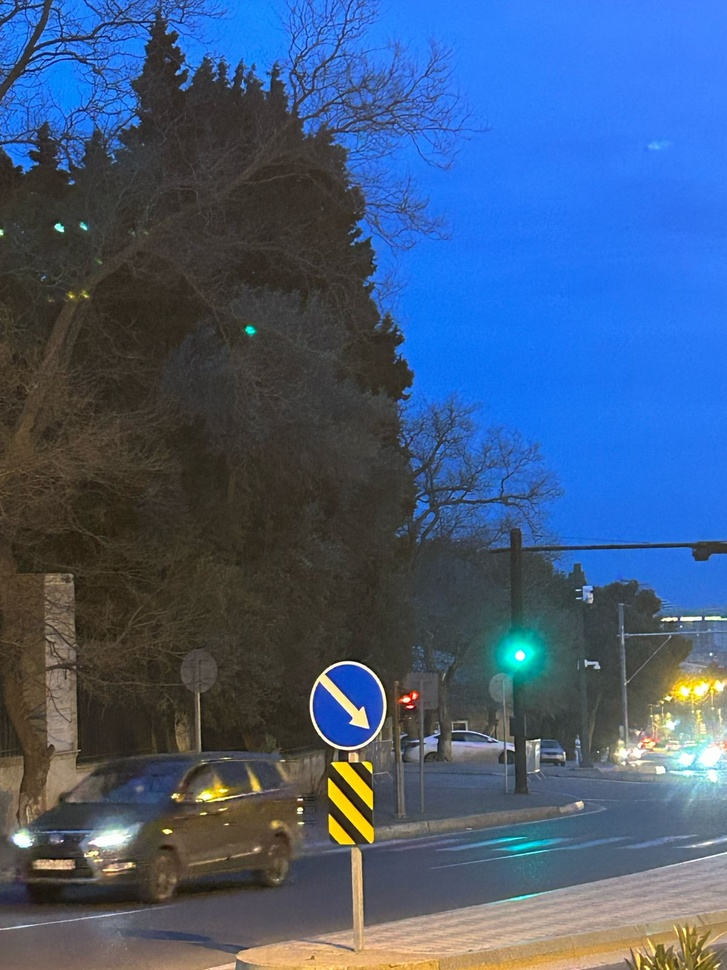
#> input picture images/image_3.jpeg, 727 x 970 px, shrunk from 1200 x 1600 before the run
$ python active_contour.py
#> lines starting #> are read from the running program, lines starting #| are printed output that depends on the picture
import numpy as np
import matplotlib.pyplot as plt
import matplotlib.image as mpimg
from skimage.color import rgb2gray
from skimage.filters import gaussian
from skimage.segmentation import active_contour
from matplotlib.widgets import LassoSelector
from matplotlib.path import Path


img = mpimg.imread('images/image_3.jpeg')
#> img is the input picture: shape (970, 727, 3); mean R, G, B 67.6, 91.1, 124.5
if img.ndim == 3:
    img = rgb2gray(img)
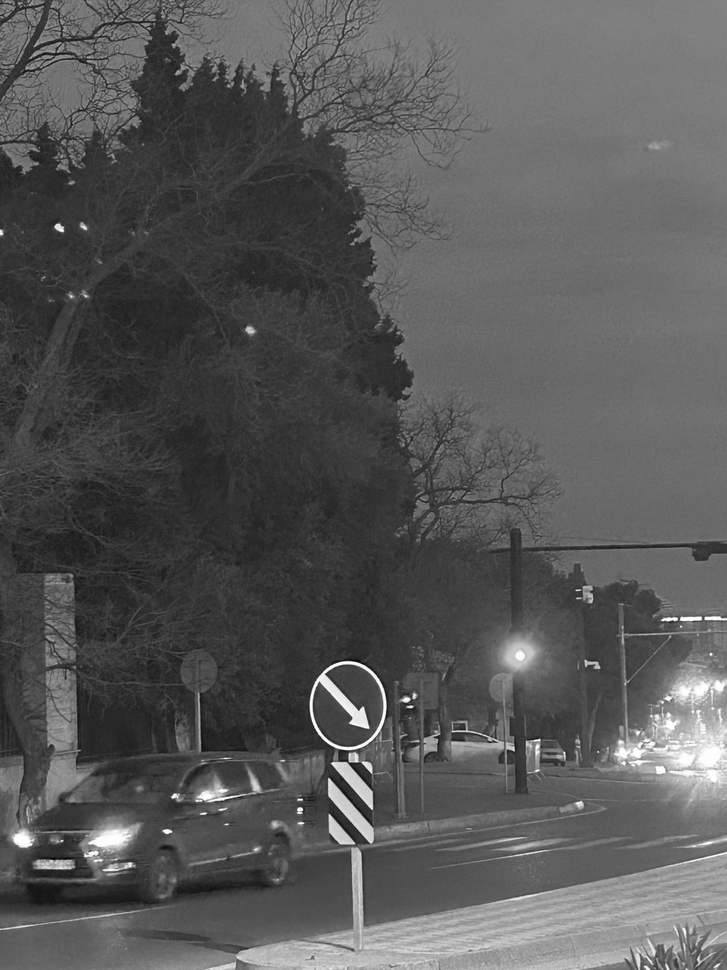
#> img: shape (970, 727) float64; min 0.0217, max 1, mean 0.347
fig, ax = plt.subplots(figsize=(7, 7))
ax.imshow(img, cmap=plt.cm.gray)
ax.set_title("Draw the initial snake contour using Lasso tool")

class SelectFromCollection:
    def __init__(self, ax, collection):
        self.canvas = ax.figure.canvas
        self.collection = collection
        self.xys = collection.get_offsets()
        self.Npts = len(self.xys)
        self.fc = collection.get_facecolors()
        if len(self.fc) == 0:
            raise ValueError('Collection must have a facecolor')
        elif len(self.fc) == 1:
            self.fc = np.tile(self.fc, (self.Npts, 1))
        self.lasso = LassoSelector(ax, onselect=self.onselect)
        self.ind = []

    def onselect(self, verts):
        path = Path(verts)
        self.ind = np.nonzero([path.contains_point(xy) for xy in self.xys])[0]
        self.fc[:, -1] = 0.3
        self.fc[self.ind, -1] = 1
        self.collection.set_facecolors(self.fc)
        self.canvas.draw_idle()
        init = np.array([[xy[1], xy[0]] for xy in verts])
        snake = active_contour(
            gaussian(img, sigma=3, preserve_range=False),
            init,
            alpha=0.015,
            beta=10,
            gamma=0.001
        )
        ax.clear()
        ax.imshow(img, cmap=plt.cm.gray)
        ax.plot(init[:, 1], init[:, 0], '--r', lw=3, alpha=0.5)
        ax.plot(snake[:, 1], snake[:, 0], '-b', lw=3)
        ax.set_xticks([]), ax.set_yticks([])
        ax.axis([0, img.shape[1], img.shape[0], 0])
        plt.draw()
pts = ax.scatter([], [])
selector = SelectFromCollection(ax, pts)
plt.show()
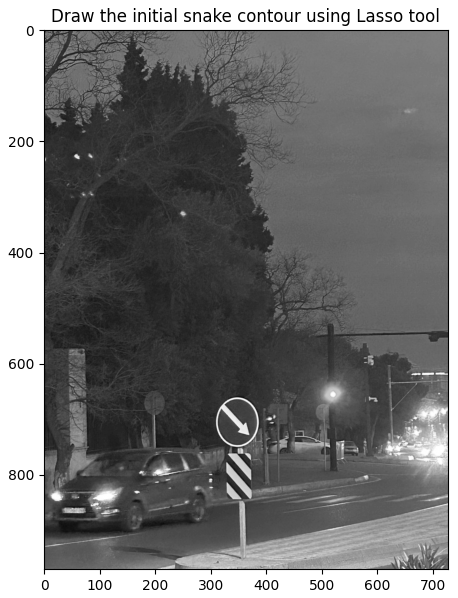
#> figure drawn by matplotlib, 1 panel

$ run again, with images/image_2.jpeg copied over images/image_3.jpeg
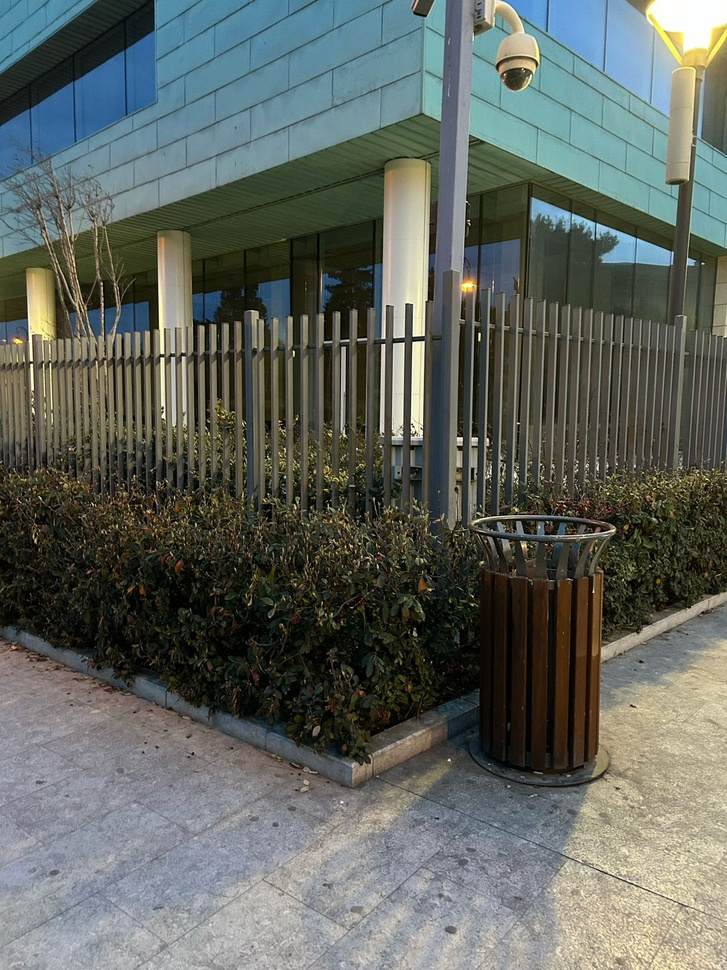
#> input picture images/image_2.jpeg, 727 x 970 px, shrunk from 1200 x 1600 before the run
#> img is the input picture: shape (970, 727, 3); mean R, G, B 96.1, 101.7, 95.2
#> `img = rgb2gray(img)`:
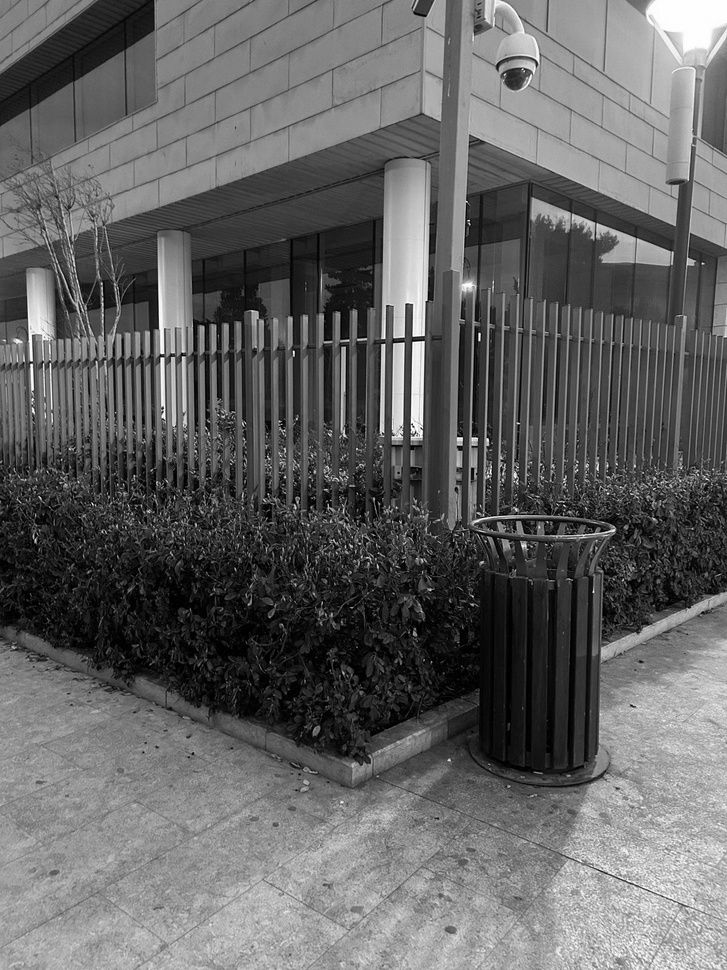
#> img: shape (970, 727) float64; min 0, max 1, mean 0.392
#> `plt.show()`:
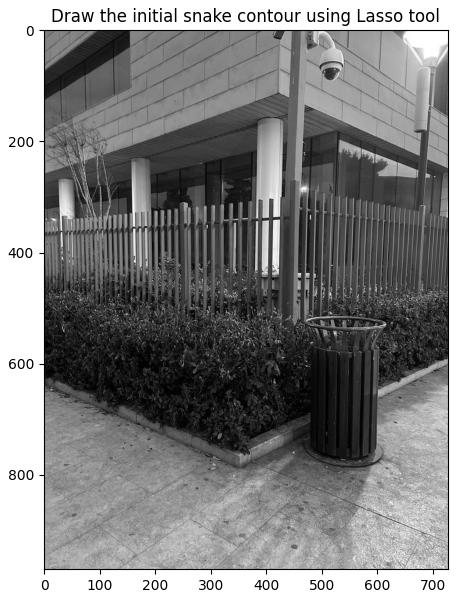
#> figure drawn by matplotlib, 1 panel

$ run again, with images/image_4.jpeg copied over images/image_3.jpeg
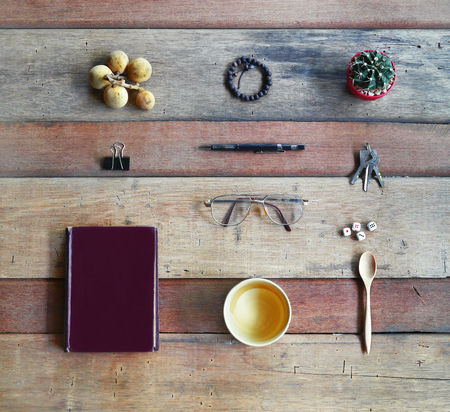
#> input picture images/image_4.jpeg, 450 x 412 px
#> img is the input picture: shape (412, 450, 3); mean R, G, B 148.4, 135.4, 129
#> `img = rgb2gray(img)`:
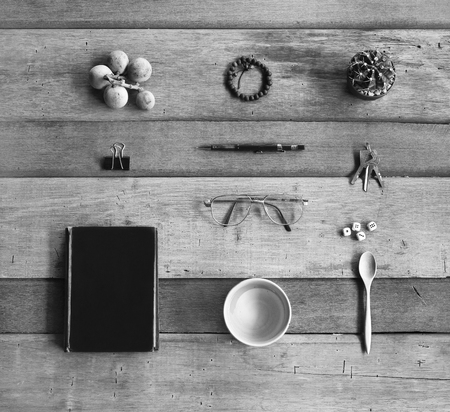
#> img: shape (412, 450) float64; min 0, max 1, mean 0.54
#> `plt.show()`:
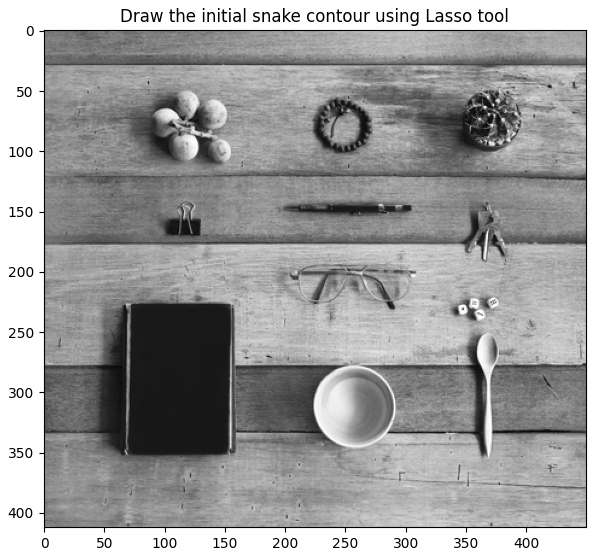
#> figure drawn by matplotlib, 1 panel
